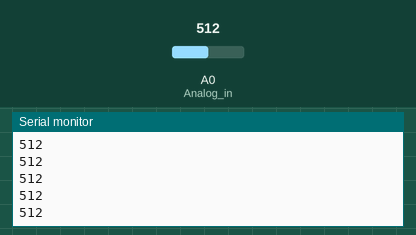
Simulated run of this sketch. Board: Arduino Uno, built with avr-gcc and run on an emulated ATmega328P. On the bench: the last lines printed to the serial monitor. The inputs (shaded band) are chosen by the test bench; at power-on: A0 (Analog_in) = 512.

Above: at 1.2 s.
1.3 s: A0 (Analog_in) set to 716
At 2.0 s:
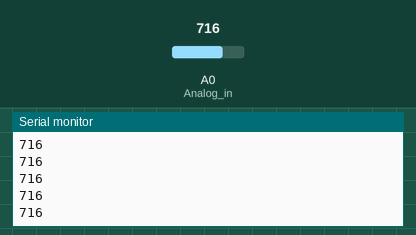
2.8 s: A0 (Analog_in) set to 900
At 3.6 s:
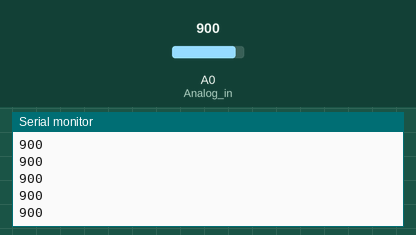
Timing chart, 0 to 5.8 s (numbered marks = the images above; inputs shaded):
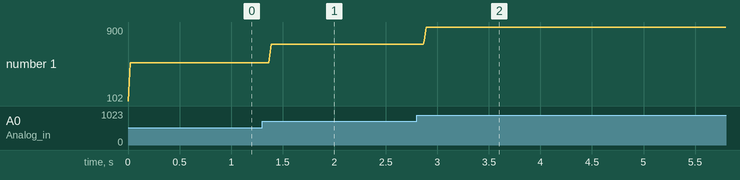

Measured:
- after the input at 1.3 s, the serial monitor: prints a new line after 0.07 s (image 1)
- after the input at 2.8 s, the serial monitor: prints a new line after 0.07 s (image 2)
- plotted number 1: 512 → 716 after the input at 1.3 s, 716 → 900 after the input at 2.8 s

The sketch:

Smoothing.ino
```cpp
const int numReadings = 5;

int readings[numReadings];      // the readings from the analog input
int readIndex = 0;              // the index of the current reading
int readtotal = 0;                  // the running total
int readaverage = 0;                // the average

int Analog_in = A0;              //analogReference(EXTERNAL);

void setup() {
  Serial.begin(9600);
  for (int thisReading = 0; thisReading < numReadings; thisReading++) {
    readings[thisReading] = 0;
  }
}

void loop() {
  readtotal = readtotal - readings[readIndex];
  readings[readIndex] = analogRead(Analog_in);
  readtotal = readtotal + readings[readIndex];
  readIndex = readIndex + 1;

  if (readIndex >= numReadings) {
    readIndex = 0;
  }

  readaverage = readtotal / numReadings;
  Serial.println(readaverage);
  delay(1);
}
```
